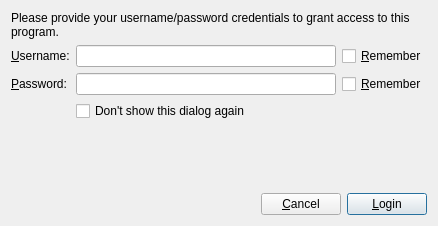
<?xml version="1.0" encoding="UTF-8"?>
<ui version="4.0">
 <class>DialogUserLogin</class>
 <widget class="QDialog" name="DialogUserLogin">
  <property name="geometry">
   <rect>
    <x>0</x>
    <y>0</y>
    <width>438</width>
    <height>226</height>
   </rect>
  </property>
  <property name="windowTitle">
   <string>Login</string>
  </property>
  <property name="windowIcon">
   <iconset resource="../resources.qrc">
    <normaloff>:/images/images/preferences-desktop-cryptography.png</normaloff>:/images/images/preferences-desktop-cryptography.png</iconset>
  </property>
  <layout class="QVBoxLayout" name="verticalLayout">
   <item>
    <widget class="QLabel" name="label_3">
     <property name="toolTip">
      <string>&lt;html&gt;&lt;head/&gt;&lt;body&gt;&lt;p&gt;In the case that you don't have an account, please contact your administrator or define a user using data administration tool provided within this package.&lt;/p&gt;&lt;/body&gt;&lt;/html&gt;</string>
     </property>
     <property name="whatsThis">
      <string>&lt;html&gt;&lt;head/&gt;&lt;body&gt;&lt;p&gt;In the case that you don't have an account, please contact your administrator or define a user using data administration tool provided within this package.&lt;/p&gt;&lt;/body&gt;&lt;/html&gt;</string>
     </property>
     <property name="text">
      <string>&lt;html&gt;&lt;head/&gt;&lt;body&gt;&lt;p&gt;Please provide your username/password credentials to grant access to this program.&lt;/p&gt;&lt;/body&gt;&lt;/html&gt;</string>
     </property>
     <property name="wordWrap">
      <bool>true</bool>
     </property>
    </widget>
   </item>
   <item>
    <layout class="QFormLayout" name="formLayout">
     <item row="0" column="0">
      <widget class="QLabel" name="labelUsername">
       <property name="text">
        <string>&amp;Username:</string>
       </property>
       <property name="buddy">
        <cstring>lineEditUsername</cstring>
       </property>
      </widget>
     </item>
     <item row="0" column="1">
      <layout class="QHBoxLayout" name="horizontalLayout_2">
       <item>
        <widget class="QLineEdit" name="lineEditUsername"/>
       </item>
       <item>
        <widget class="QCheckBox" name="checkBoxRememberUsername">
         <property name="text">
          <string>&amp;Remember</string>
         </property>
        </widget>
       </item>
      </layout>
     </item>
     <item row="1" column="0">
      <widget class="QLabel" name="labelPassword">
       <property name="text">
        <string>&amp;Password:</string>
       </property>
       <property name="buddy">
        <cstring>lineEditPassword</cstring>
       </property>
      </widget>
     </item>
     <item row="1" column="1">
      <layout class="QHBoxLayout" name="horizontalLayout_3">
       <item>
        <widget class="QLineEdit" name="lineEditPassword">
         <property name="echoMode">
          <enum>QLineEdit::Password</enum>
         </property>
        </widget>
       </item>
       <item>
        <widget class="QCheckBox" name="checkBoxRememberPassword">
         <property name="text">
          <string>&amp;Remember</string>
         </property>
        </widget>
       </item>
      </layout>
     </item>
     <item row="2" column="0">
      <spacer name="horizontalSpacer_2">
       <property name="orientation">
        <enum>Qt::Horizontal</enum>
       </property>
       <property name="sizeHint" stdset="0">
        <size>
         <width>40</width>
         <height>20</height>
        </size>
       </property>
      </spacer>
     </item>
     <item row="2" column="1">
      <widget class="QCheckBox" name="checkBoxDontShow">
       <property name="text">
        <string>Don't show this dialog again</string>
       </property>
      </widget>
     </item>
     <item row="3" column="1">
      <widget class="QLabel" name="labelStatus">
       <property name="text">
        <string/>
       </property>
       <property name="wordWrap">
        <bool>true</bool>
       </property>
      </widget>
     </item>
     <item row="3" column="0">
      <spacer name="horizontalSpacer_3">
       <property name="orientation">
        <enum>Qt::Horizontal</enum>
       </property>
       <property name="sizeHint" stdset="0">
        <size>
         <width>40</width>
         <height>20</height>
        </size>
       </property>
      </spacer>
     </item>
    </layout>
   </item>
   <item>
    <spacer name="verticalSpacer">
     <property name="orientation">
      <enum>Qt::Vertical</enum>
     </property>
     <property name="sizeHint" stdset="0">
      <size>
       <width>20</width>
       <height>40</height>
      </size>
     </property>
    </spacer>
   </item>
   <item>
    <layout class="QHBoxLayout" name="horizontalLayout">
     <item>
      <spacer name="horizontalSpacer">
       <property name="orientation">
        <enum>Qt::Horizontal</enum>
       </property>
       <property name="sizeHint" stdset="0">
        <size>
         <width>40</width>
         <height>20</height>
        </size>
       </property>
      </spacer>
     </item>
     <item>
      <widget class="QPushButton" name="pushButtonCancel">
       <property name="text">
        <string>&amp;Cancel</string>
       </property>
       <property name="autoDefault">
        <bool>false</bool>
       </property>
      </widget>
     </item>
     <item>
      <widget class="QPushButton" name="pushButtonLogin">
       <property name="text">
        <string>&amp;Login</string>
       </property>
       <property name="icon">
        <iconset resource="../resources.qrc">
         <normaloff>:/images/images/system-lock-screen.png</normaloff>:/images/images/system-lock-screen.png</iconset>
       </property>
       <property name="default">
        <bool>true</bool>
       </property>
      </widget>
     </item>
    </layout>
   </item>
  </layout>
 </widget>
 <resources>
  <include location="../resources.qrc"/>
 </resources>
 <connections>
  <connection>
   <sender>checkBoxDontShow</sender>
   <signal>toggled(bool)</signal>
   <receiver>checkBoxRememberPassword</receiver>
   <slot>setChecked(bool)</slot>
   <hints>
    <hint type="sourcelabel">
     <x>244</x>
     <y>117</y>
    </hint>
    <hint type="destinationlabel">
     <x>389</x>
     <y>90</y>
    </hint>
   </hints>
  </connection>
  <connection>
   <sender>checkBoxDontShow</sender>
   <signal>toggled(bool)</signal>
   <receiver>checkBoxRememberUsername</receiver>
   <slot>setChecked(bool)</slot>
   <hints>
    <hint type="sourcelabel">
     <x>245</x>
     <y>117</y>
    </hint>
    <hint type="destinationlabel">
     <x>389</x>
     <y>59</y>
    </hint>
   </hints>
  </connection>
  <connection>
   <sender>pushButtonCancel</sender>
   <signal>clicked()</signal>
   <receiver>DialogUserLogin</receiver>
   <slot>reject()</slot>
   <hints>
    <hint type="sourcelabel">
     <x>263</x>
     <y>161</y>
    </hint>
    <hint type="destinationlabel">
     <x>184</x>
     <y>156</y>
    </hint>
   </hints>
  </connection>
 </connections>
</ui>
